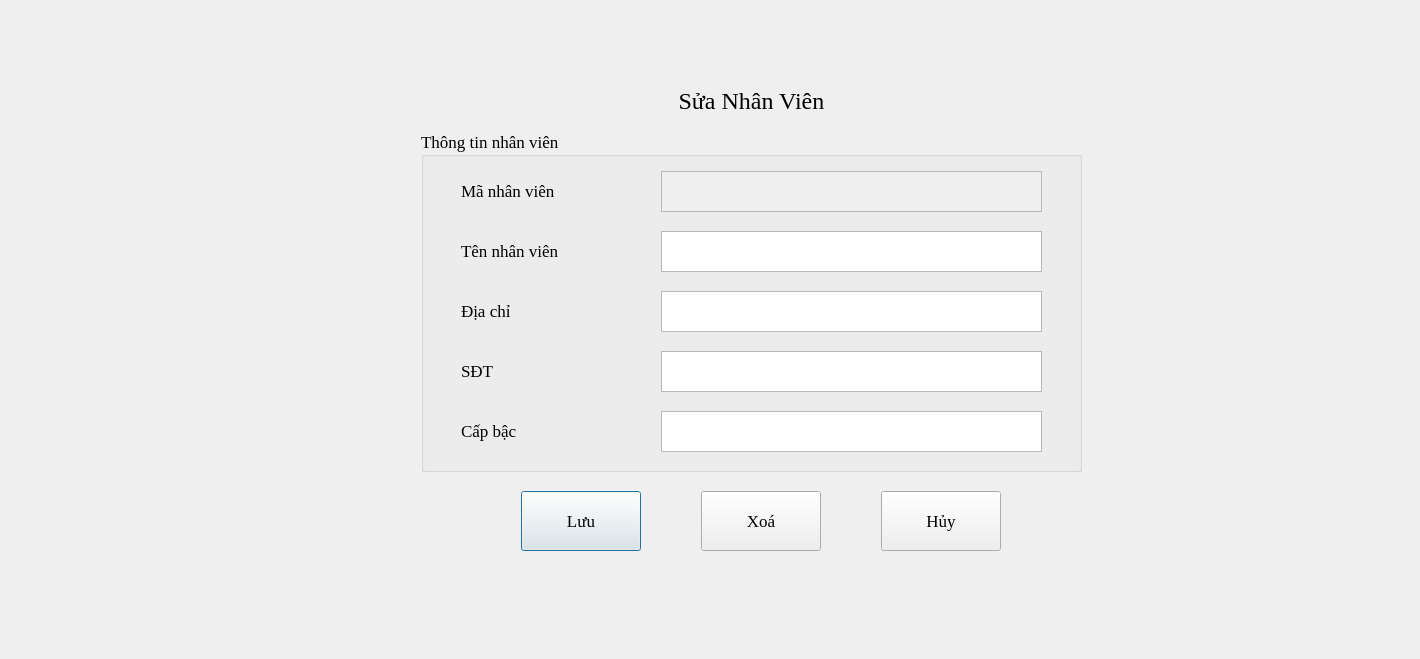
<?xml version="1.0" encoding="UTF-8"?>
<ui version="4.0">
 <class>Dialog</class>
 <widget class="QDialog" name="Dialog">
  <property name="geometry">
   <rect>
    <x>0</x>
    <y>0</y>
    <width>1420</width>
    <height>659</height>
   </rect>
  </property>
  <property name="font">
   <font>
    <family>Times New Roman</family>
    <pointsize>16</pointsize>
   </font>
  </property>
  <property name="windowTitle">
   <string>Sửa Nhân Viên</string>
  </property>
  <layout class="QGridLayout" name="gridLayout">
   <item row="0" column="0">
    <widget class="QWidget" name="widget" native="true">
     <property name="minimumSize">
      <size>
       <width>120</width>
       <height>0</height>
      </size>
     </property>
     <widget class="QPushButton" name="pushButton">
      <property name="geometry">
       <rect>
        <x>510</x>
        <y>480</y>
        <width>120</width>
        <height>60</height>
       </rect>
      </property>
      <property name="font">
       <font>
        <family>Times New Roman</family>
        <pointsize>13</pointsize>
       </font>
      </property>
      <property name="text">
       <string>Lưu</string>
      </property>
     </widget>
     <widget class="QGroupBox" name="groupBox">
      <property name="geometry">
       <rect>
        <x>410</x>
        <y>120</y>
        <width>661</width>
        <height>341</height>
       </rect>
      </property>
      <property name="font">
       <font>
        <family>Times New Roman</family>
        <pointsize>13</pointsize>
       </font>
      </property>
      <property name="title">
       <string>Thông tin nhân viên</string>
      </property>
      <widget class="QTextEdit" name="textEdit_4">
       <property name="geometry">
        <rect>
         <x>240</x>
         <y>220</y>
         <width>381</width>
         <height>41</height>
        </rect>
       </property>
       <property name="font">
        <font>
         <family>Times New Roman</family>
         <pointsize>13</pointsize>
        </font>
       </property>
      </widget>
      <widget class="QTextEdit" name="textEdit_2">
       <property name="geometry">
        <rect>
         <x>240</x>
         <y>100</y>
         <width>381</width>
         <height>41</height>
        </rect>
       </property>
       <property name="font">
        <font>
         <family>Times New Roman</family>
         <pointsize>13</pointsize>
        </font>
       </property>
       <property name="layoutDirection">
        <enum>Qt::LeftToRight</enum>
       </property>
      </widget>
      <widget class="QTextEdit" name="textEdit">
       <property name="enabled">
        <bool>false</bool>
       </property>
       <property name="geometry">
        <rect>
         <x>240</x>
         <y>40</y>
         <width>381</width>
         <height>41</height>
        </rect>
       </property>
       <property name="font">
        <font>
         <family>Times New Roman</family>
         <pointsize>13</pointsize>
        </font>
       </property>
      </widget>
      <widget class="QLabel" name="label">
       <property name="geometry">
        <rect>
         <x>40</x>
         <y>40</y>
         <width>200</width>
         <height>40</height>
        </rect>
       </property>
       <property name="font">
        <font>
         <family>Times New Roman</family>
         <pointsize>13</pointsize>
        </font>
       </property>
       <property name="text">
        <string>Mã nhân viên</string>
       </property>
      </widget>
      <widget class="QLabel" name="label_2">
       <property name="geometry">
        <rect>
         <x>40</x>
         <y>100</y>
         <width>200</width>
         <height>40</height>
        </rect>
       </property>
       <property name="font">
        <font>
         <family>Times New Roman</family>
         <pointsize>13</pointsize>
        </font>
       </property>
       <property name="text">
        <string>Tên nhân viên</string>
       </property>
      </widget>
      <widget class="QLabel" name="label_6">
       <property name="geometry">
        <rect>
         <x>40</x>
         <y>220</y>
         <width>200</width>
         <height>40</height>
        </rect>
       </property>
       <property name="font">
        <font>
         <family>Times New Roman</family>
         <pointsize>13</pointsize>
        </font>
       </property>
       <property name="text">
        <string>SĐT</string>
       </property>
      </widget>
      <widget class="QLabel" name="label_3">
       <property name="geometry">
        <rect>
         <x>40</x>
         <y>160</y>
         <width>200</width>
         <height>40</height>
        </rect>
       </property>
       <property name="font">
        <font>
         <family>Times New Roman</family>
         <pointsize>13</pointsize>
        </font>
       </property>
       <property name="text">
        <string>Địa chỉ</string>
       </property>
      </widget>
      <widget class="QLabel" name="label_4">
       <property name="geometry">
        <rect>
         <x>40</x>
         <y>280</y>
         <width>200</width>
         <height>40</height>
        </rect>
       </property>
       <property name="font">
        <font>
         <family>Times New Roman</family>
         <pointsize>13</pointsize>
        </font>
       </property>
       <property name="text">
        <string>Cấp bậc</string>
       </property>
      </widget>
      <widget class="QTextEdit" name="textEdit_5">
       <property name="geometry">
        <rect>
         <x>240</x>
         <y>280</y>
         <width>381</width>
         <height>41</height>
        </rect>
       </property>
       <property name="font">
        <font>
         <family>Times New Roman</family>
         <pointsize>13</pointsize>
        </font>
       </property>
      </widget>
      <widget class="QTextEdit" name="textEdit_3">
       <property name="geometry">
        <rect>
         <x>240</x>
         <y>160</y>
         <width>381</width>
         <height>41</height>
        </rect>
       </property>
       <property name="font">
        <font>
         <family>Times New Roman</family>
         <pointsize>13</pointsize>
        </font>
       </property>
      </widget>
     </widget>
     <widget class="QPushButton" name="pushButton_3">
      <property name="geometry">
       <rect>
        <x>870</x>
        <y>480</y>
        <width>120</width>
        <height>60</height>
       </rect>
      </property>
      <property name="font">
       <font>
        <family>Times New Roman</family>
        <pointsize>13</pointsize>
       </font>
      </property>
      <property name="text">
       <string>Hủy</string>
      </property>
     </widget>
     <widget class="QPushButton" name="pushButton_2">
      <property name="geometry">
       <rect>
        <x>690</x>
        <y>480</y>
        <width>120</width>
        <height>60</height>
       </rect>
      </property>
      <property name="font">
       <font>
        <family>Times New Roman</family>
        <pointsize>13</pointsize>
       </font>
      </property>
      <property name="text">
       <string>Xoá</string>
      </property>
     </widget>
     <widget class="QLabel" name="label_5">
      <property name="geometry">
       <rect>
        <x>600</x>
        <y>70</y>
        <width>281</width>
        <height>40</height>
       </rect>
      </property>
      <property name="font">
       <font>
        <family>Times New Roman</family>
        <pointsize>18</pointsize>
       </font>
      </property>
      <property name="text">
       <string>Sửa Nhân Viên</string>
      </property>
      <property name="alignment">
       <set>Qt::AlignCenter</set>
      </property>
     </widget>
    </widget>
   </item>
  </layout>
 </widget>
 <resources/>
 <connections/>
</ui>
